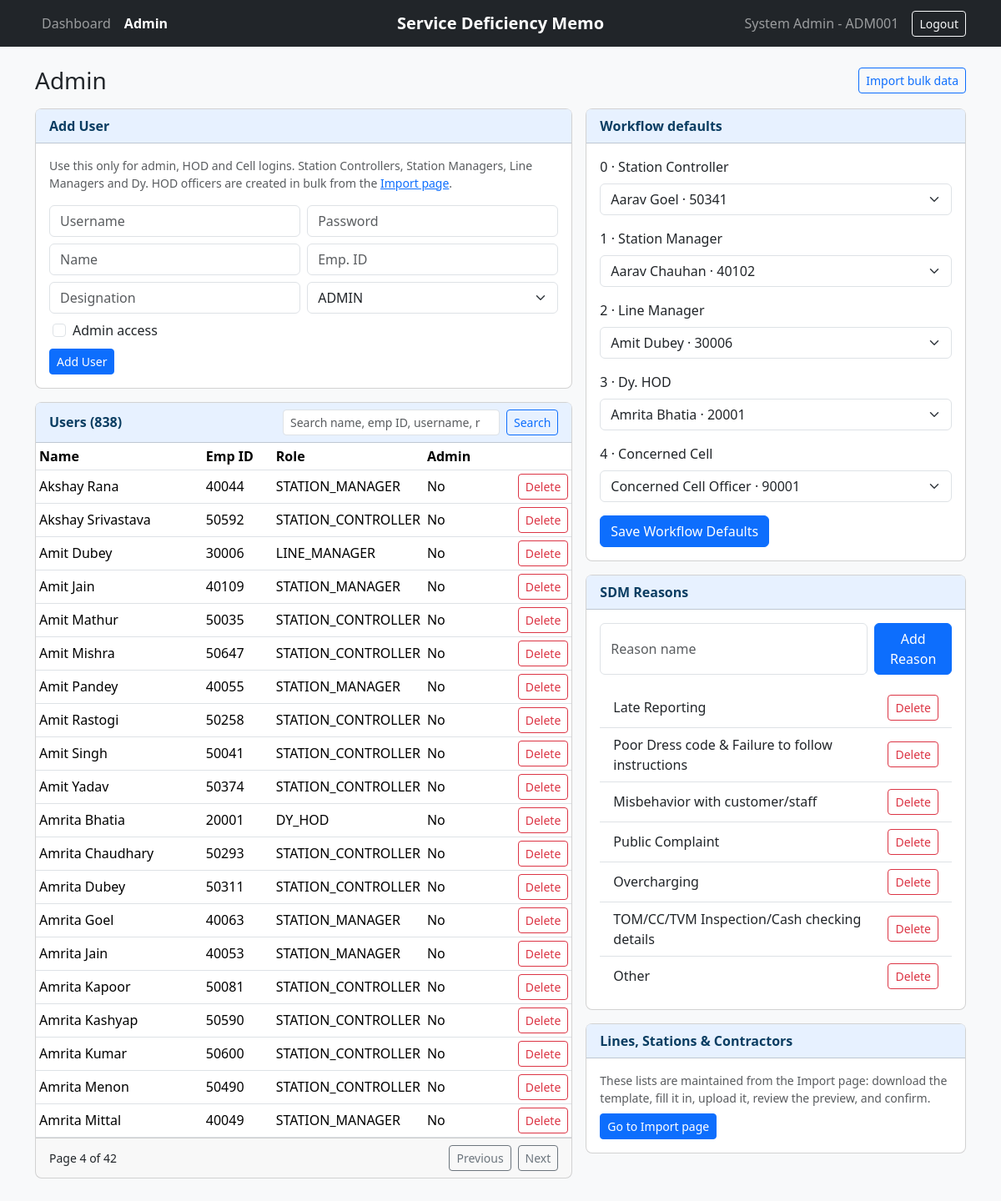
The page /admin?q=&page=4 (signed in) on the database its author committed.
### tables this page shows
CREATE TABLE users (
            id INTEGER PRIMARY KEY AUTOINCREMENT,
            username TEXT NOT NULL UNIQUE,
            password_hash TEXT NOT NULL,
            name TEXT NOT NULL,
            emp_id TEXT NOT NULL UNIQUE,
            designation TEXT NOT NULL,
            role TEXT NOT NULL,
            line_id INTEGER,
            superior_id INTEGER,
            is_admin INTEGER NOT NULL DEFAULT 0,
            is_active INTEGER NOT NULL DEFAULT 1,
            created_at TEXT NOT NULL
        );

CREATE TABLE workflow_stages (
            step_index INTEGER PRIMARY KEY,
            role TEXT NOT NULL UNIQUE,
            label TEXT NOT NULL,
            default_user_id INTEGER,
            is_enabled INTEGER NOT NULL DEFAULT 1
        );

CREATE TABLE reasons (
            id INTEGER PRIMARY KEY AUTOINCREMENT,
            code TEXT NOT NULL UNIQUE,
            name TEXT NOT NULL,
            needs_public_complaint INTEGER NOT NULL DEFAULT 0,
            needs_overcharging_status INTEGER NOT NULL DEFAULT 0,
            needs_inspection_details INTEGER NOT NULL DEFAULT 0,
            is_active INTEGER NOT NULL DEFAULT 1
        );

### app/admin.py (the view)
@bp.route("/admin")
@admin_required
def admin_index():
    per_page = 20
    q = (request.args.get("q") or "").strip()
    page = max(1, request.args.get("page", 1, type=int) or 1)
    where = "WHERE is_active IS TRUE"
    params = []
    if q:
        where += " AND (name LIKE ? OR emp_id LIKE ? OR username LIKE ? OR role LIKE ?)"
        like = f"%{q}%"
        params = [like, like, like, like]
    total = db.query_one(f"SELECT COUNT(*) AS n FROM users {where}", tuple(params))["n"]
    total_pages = max(1, (total + per_page - 1) // per_page)
    page = min(page, total_pages)
    users = db.query_all(
        f"SELECT * FROM users {where} ORDER BY name, emp_id LIMIT ? OFFSET ?",
        tuple(params) + (per_page, (page - 1) * per_page),
    )
    stages = workflow.enabled_stages()
    stage_users = {}
    for stage in stages:
        stage_users[stage["role"]] = db.query_all(
            "SELECT id, name, emp_id FROM users WHERE role = ? AND is_active IS TRUE ORDER BY name, emp_id",
            (stage["role"],),
        )
    reasons = db.query_all("SELECT * FROM reasons ORDER BY id")
    return render_template(
        "admin/index.html",
        users=users,
        stages=stages,
        stage_users=stage_users,
        reasons=reasons,
        q=q,
        page=page,
        total_pages=total_pages,
        total=total,
    )

### app/auth.py (called while the page is built)
@bp.before_app_request
def load_logged_in_user():
    user_id = session.get("user_id")
    if user_id is None:
        g.user = None
    else:
        g.user = db.query_one("SELECT * FROM users WHERE id = ? AND is_active IS TRUE", (user_id,))

def admin_required(view):
    @wraps(view)
    def wrapped_view(**kwargs):
        if g.user is None:
            return redirect(url_for("auth.login"))
        if not g.user["is_admin"]:
            flash("Admin access is required.", "warning")
            return redirect(url_for("index"))
        return view(**kwargs)
    return wrapped_view

### app/db.py (called while the page is built)
def get_backend():
    return "postgres" if current_app.config.get("DATABASE_URL") else "sqlite"

def connect():
    if get_backend() == "postgres":
        import psycopg
        raw = psycopg.connect(current_app.config["DATABASE_URL"], row_factory=psycopg.rows.dict_row)
        return _BackendConnection(raw, "postgres")
    raw = sqlite3.connect(current_app.config["DATABASE"])
    raw.row_factory = sqlite3.Row
    raw.execute("PRAGMA foreign_keys = ON")
    return _BackendConnection(raw, "sqlite")

def get_db():
    if "db" not in g:
        g.db = connect()
    return g.db

def query_one(sql, params=()):
    return get_db().execute(sql, params).fetchone()

def query_all(sql, params=()):
    return get_db().execute(sql, params).fetchall()

    def _convert_sql(self, sql):
        if self._backend == "postgres" and "?" in sql:
            return sql.replace("?", "%s")
        return sql

    def execute(self, sql, params=()):
        return self._raw.execute(self._convert_sql(sql), params)

    def __getattr__(self, name):
        return getattr(self._raw, name)

### app/workflow.py (called while the page is built)
def enabled_stages():
    return db.query_all(
        """
        SELECT ws.*, u.name AS default_user_name
        FROM workflow_stages ws
        LEFT JOIN users u ON u.id = ws.default_user_id
        WHERE ws.is_enabled IS TRUE
        ORDER BY ws.step_index
        """
    )

### app/templates/admin/index.html (shortened to what this page needs)
{% extends "base.html" %}
{% block content %}
<div class="d-flex justify-content-between align-items-center mb-3">
    <h1 class="h3 mb-0">Admin</h1>
    <a class="btn btn-outline-primary btn-sm" href="{{ url_for('admin.master_import_page') }}">Import bulk data</a>
</div>
<div class="row g-3">
    <div class="col-lg-7">
        <div class="card mb-3">
            <div class="card-header">Add User</div>
            <div class="card-body">
                <p class="text-muted small mb-3">
                    Use this only for admin, HOD and Cell logins. Station Controllers, Station Managers, Line
                    Managers and Dy. HOD officers are created in bulk from the <a href="{{ url_for('admin.master_import_page') }}">Import page</a>.
                </p>
                <form method="post" action="{{ url_for('admin.add_user') }}" class="row g-2">
                    <div class="col-md-6"><input class="form-control" name="username" placeholder="Username" required></div>
                    <div class="col-md-6"><input class="form-control" type="password" name="password" placeholder="Password" required></div>
                    <div class="col-md-6"><input class="form-control" name="name" placeholder="Name" required></div>
                    <div class="col-md-6"><input class="form-control" name="emp_id" placeholder="Emp. ID" required></div>
                    <div class="col-md-6"><input class="form-control" name="designation" placeholder="Designation" required></div>
                    <div class="col-md-6">
                        <select class="form-select" name="role" required>
                            {% for role in ['ADMIN','HOD','CONCERNED_CELL'] %}
                                <option value="{{ role }}">{{ role.replace('_', ' ') }}</option>
                            {% endfor %}
                        </select>
                    </div>
                    <div class="col-md-12 form-check ms-2">
                        <input class="form-check-input" type="checkbox" name="is_admin" id="is_admin">
                        <label class="form-check-label" for="is_admin">Admin access</label>
                    </div>
                    <div class="col-md-12"><button class="btn btn-sm btn-primary">Add User</button></div>
                </form>
            </div>
        </div>
        <div class="card mb-3">
            <div class="card-header d-flex justify-content-between align-items-center">
                <span>Users ({{ total }})</span>
                <form method="get" action="{{ url_for('admin.admin_index') }}" class="d-flex gap-2">
                    <input class="form-control form-control-sm" type="search" name="q" value="{{ q }}" placeholder="Search name, emp ID, username, role…" style="width: 260px;">
                    <button class="btn btn-sm btn-outline-primary">Search</button>
                </form>
            </div>
            <div class="table-responsive">
                <table class="table table-sm align-middle mb-0">
                    <thead><tr><th>Name</th><th>Emp ID</th><th>Role</th><th>Admin</th><th></th></tr></thead>
                    <tbody>
                    {% for user in users %}
                        <tr>
                            <td>{{ user.name }}</td>
                            <td>{{ user.emp_id }}</td>
                            <td>{{ user.role }}</td>
                            <td>{{ 'Yes' if user.is_admin else 'No' }}</td>
                            <td class="text-end">
                                {% if user.id != g.user.id %}
                                    <form method="post" action="{{ url_for('admin.delete_user', user_id=user.id) }}" onsubmit="return confirm('Deactivate {{ user.name }} ({{ user.emp_id }})? The account keeps its history and can be restored later from the Add User form.');">
                                        <button class="btn btn-sm btn-outline-danger">Delete</button>
                                    </form>
                                {% endif %}
                            </td>
                        </tr>
                    {% else %}
                        <tr><td colspan="5" class="text-muted small py-3 text-center">No matching users.</td></tr>
                    {% endfor %}
                    </tbody>
                </table>
            </div>
            {% if total_pages > 1 %}
                <div class="card-footer d-flex justify-content-between align-items-center small">
                    <span>Page {{ page }} of {{ total_pages }}</span>
                    <div class="d-flex gap-2">
                        {% if page > 1 %}
                            <a class="btn btn-sm btn-outline-secondary" href="{{ url_for('admin.admin_index', q=q, page=page-1) }}">Previous</a>
                        {% endif %}
                        {% if page < total_pages %}
                            <a class="btn btn-sm btn-outline-secondary" href="{{ url_for('admin.admin_index', q=q, page=page+1) }}">Next</a>
                        {% endif %}
                    </div>
                </div>
            {% endif %}
        </div>
    </div>
    <div class="col-lg-5">
        <div class="card mb-3">
            <div class="card-header">Workflow defaults</div>
            <div class="card-body">
                <form method="post" action="{{ url_for('admin.update_workflow') }}">
                    {% for stage in stages %}
                        <div class="mb-3">
                            <label class="form-label">{{ stage.step_index }} · {{ stage.label }}</label>
                            <select class="form-select" name="default_user_{{ stage.step_index }}">
                                {% for user in stage_users.get(stage.role, []) %}
                                    <option value="{{ user.id }}" {% if stage.default_user_id == user.id %}selected{% endif %}>{{ user.name }} · {{ user.emp_id }}</option>
                                {% endfor %}
                            </select>
                        </div>
                    {% endfor %}
                    <button class="btn btn-primary">Save Workflow Defaults</button>
                </form>
            </div>
        </div>
        <div class="card mb-3">
            <div class="card-header">SDM Reasons</div>
            <div class="card-body">
                <form method="post" action="{{ url_for('admin.add_reason') }}" class="d-flex gap-2 mb-3">
                    <input class="form-control" name="name" placeholder="Reason name" required>
                    <button class="btn btn-primary">Add Reason</button>
                </form>
                <ul class="list-group list-group-flush">
                    {% for reason in reasons %}
                        <li class="list-group-item d-flex justify-content-between align-items-center">
                            <span>{{ reason.name }}</span>
                            <form method="post" action="{{ url_for('admin.delete_reason', reason_id=reason.id) }}" onsubmit="return confirm('Delete the reason "{{ reason.name }}"?');">
                                <button class="btn btn-sm btn-outline-danger">Delete</button>
                            </form>
                        </li>
                    {% endfor %}
                </ul>
            </div>
        </div>
        <div class="card">
            <div class="card-header">Lines, Stations &amp; Contractors</div>
            <div class="card-body">
                <p class="small text-muted mb-2">
                    These lists are maintained from the Import page: download the template, fill it in, upload it,
                    review the preview, and confirm.
                </p>
                <a class="btn btn-sm btn-primary" href="{{ url_for('admin.master_import_page') }}">Go to Import page</a>
            </div>
        </div>
    </div>
</div>
{% endblock %}

### app/templates/base.html (shortened to what this page needs)
<!doctype html>
<html lang="en">
<head>
    <link href="https://cdn.jsdelivr.net/npm/bootstrap@5.3.3/dist/css/bootstrap.min.css" rel="stylesheet">
    <link rel="stylesheet" href="{{ url_for('static', filename='css/app.css', v='4') }}">
</head>
<body>
<nav class="navbar navbar-expand-lg navbar-dark bg-dark no-print">
    <div class="container position-relative">
        <a class="navbar-brand navbar-brand-centered" href="{{ url_for('index') }}">Service Deficiency Memo</a>
        <div class="collapse navbar-collapse" id="navbarNav">
            {% if g.user %}
                <ul class="navbar-nav me-auto">
                    {% set current_request = request.path %}
                    {% set is_assigned_view = request.args.get('assigned') == '1' %}
                    <li class="nav-item">
                        <a class="nav-link {% if current_request == url_for('main.index') and not is_assigned_view %}active{% endif %}" href="{{ url_for('main.index') }}">Dashboard</a>
                    </li>
                    {% if g.user.is_admin %}
                        <li class="nav-item">
                            <a class="nav-link {% if current_request == url_for('admin.admin_index') %}active{% endif %}" href="{{ url_for('admin.admin_index') }}">Admin</a>
                        </li>
                    {% endif %}
                </ul>
                <span class="navbar-text me-3 text-nowrap">{{ g.user.name }} - {{ g.user.emp_id }}</span>
                <a class="btn btn-outline-light btn-sm" href="{{ url_for('auth.logout') }}">Logout</a>
            {% endif %}
        </div>
    </div>
</nav>
<main class="container py-4">
    {% block content %}{% endblock %}
</main>
</body>
</html>

### app/static/css/app.css (style rules this page uses)
body { background: #f8f9fa; }
.navbar { min-height: 38px; }
.navbar > .container { min-height: 38px; }
.navbar-brand-centered { position: absolute; left: 50%; top: 50%; z-index: 1; margin: 0; padding: 0; font-weight: 700; line-height: 1.5; white-space: nowrap; transform: translate(-50%, -50%); }
.navbar-nav .nav-link.active { font-weight: 600; color: #ffffff !important; }
.table th:nth-child(2), .table td:nth-child(2) { min-width: 84px; width: 84px; }
.table th:nth-child(3), .table td:nth-child(3) { min-width: 110px; width: 110px; }
.card { border-radius: 0.5rem; }
.card-header { background: #e7f1ff; color: #0a3d62; font-weight: 600; }

### rows shown on the page
users: user.name "System Admin", user.emp_id "ADM001"
users: name "Akshay Rana", emp_id "40044", role "STATION_MANAGER", is_admin "No"
users: name "Akshay Srivastava", emp_id "50592", role "STATION_CONTROLLER", is_admin "No"
users: name "Amit Dubey", emp_id "30006", role "LINE_MANAGER", is_admin "No"
users: name "Amit Jain", emp_id "40109", role "STATION_MANAGER", is_admin "No"
users: name "Amit Mathur", emp_id "50035", role "STATION_CONTROLLER", is_admin "No"
users: name "Amit Mishra", emp_id "50647", role "STATION_CONTROLLER", is_admin "No"
users: name "Amit Pandey", emp_id "40055", role "STATION_MANAGER", is_admin "No"
users: name "Amit Rastogi", emp_id "50258", role "STATION_CONTROLLER", is_admin "No"
users: name "Amit Singh", emp_id "50041", role "STATION_CONTROLLER", is_admin "No"
users: name "Amit Yadav", emp_id "50374", role "STATION_CONTROLLER", is_admin "No"
users: name "Amrita Bhatia", emp_id "20001", role "DY_HOD", is_admin "No"
users: name "Amrita Chaudhary", emp_id "50293", role "STATION_CONTROLLER", is_admin "No"
users: name "Amrita Dubey", emp_id "50311", role "STATION_CONTROLLER", is_admin "No"
users: name "Amrita Goel", emp_id "40063", role "STATION_MANAGER", is_admin "No"
users: name "Amrita Jain", emp_id "40053", role "STATION_MANAGER", is_admin "No"
users: name "Amrita Kapoor", emp_id "50081", role "STATION_CONTROLLER", is_admin "No"
users: name "Amrita Kashyap", emp_id "50590", role "STATION_CONTROLLER", is_admin "No"
users: name "Amrita Kumar", emp_id "50600", role "STATION_CONTROLLER", is_admin "No"
users: name "Amrita Menon", emp_id "50490", role "STATION_CONTROLLER", is_admin "No"
users: name "Amrita Mittal", emp_id "40049", role "STATION_MANAGER", is_admin "No"
workflow_stages: step_index "0", label "Station Controller"
workflow_stages: step_index "1", label "Station Manager"
workflow_stages: step_index "2", label "Line Manager"
workflow_stages: step_index "3", label "Dy. HOD"
workflow_stages: step_index "4", label "Concerned Cell", default_user+role+step_index "Concerned Cell Officer · 90001"
reasons: name "Late Reporting"
reasons: name "Poor Dress code & Failure to follow instructions"
reasons: name "Misbehavior with customer/staff"
reasons: name "Public Complaint"
reasons: name "Overcharging"
reasons: name "TOM/CC/TVM Inspection/Cash checking details"
reasons: name "Other"

### other values the page prints
{{ total }} "838"
{{ page }} "4"
{{ total_pages }} "42"
form field role "ADMIN"
form field value "Aarav Goel · 50341"
form field value "Aarav Chauhan · 40102"
form field value "Amit Dubey · 30006"
form field value "Amrita Bhatia · 20001"
